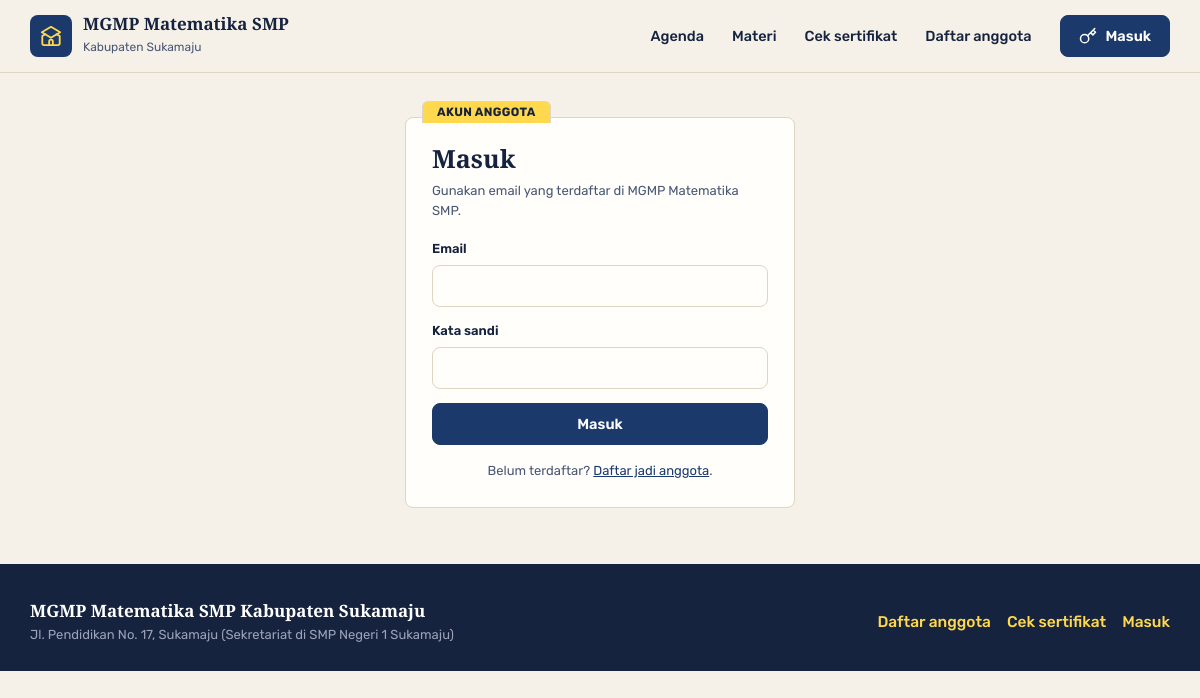
/index.php?page=login, run on the app's committed database.
### tables this page shows
CREATE TABLE `pengaturan` (
  `id` TINYINT UNSIGNED NOT NULL PRIMARY KEY,
  `nama` VARCHAR(120) NOT NULL,
  `mapel` VARCHAR(60) NOT NULL,
  `jenjang` VARCHAR(20) NOT NULL,
  `wilayah` VARCHAR(80) NOT NULL,
  `sekretariat` VARCHAR(200) DEFAULT NULL,
  `telepon` VARCHAR(30) DEFAULT NULL,
  `email` VARCHAR(120) DEFAULT NULL,
  `whatsapp` VARCHAR(20) DEFAULT NULL,
  `ketua` VARCHAR(100) DEFAULT NULL,
  `sekretaris` VARCHAR(100) DEFAULT NULL,
  `bendahara` VARCHAR(100) DEFAULT NULL,
  `pembina` VARCHAR(100) DEFAULT NULL,
  `periode` VARCHAR(20) DEFAULT NULL,
  `iuran_bulanan` INT UNSIGNED NOT NULL DEFAULT 0,
  `menit_presensi` SMALLINT UNSIGNED NOT NULL DEFAULT 120,
  `tagline` VARCHAR(160) DEFAULT NULL,
  `tentang` TEXT,
  `logo` VARCHAR(120) DEFAULT NULL
);

### index.php (called while the page is built, shortened)
<?php
require __DIR__ . '/includes/bootstrap.php';
$routes = [
    'beranda'           => 'pages/beranda.php',
    'daftar'            => 'pages/daftar.php',
    'cek'               => 'pages/cek.php',
    'login'             => 'pages/login.php',
    'logout'            => 'pages/logout.php',
    'dashboard'         => 'pages/dashboard.php',
    'kegiatan'          => 'pages/kegiatan/index.php',
    'kegiatan.detail'   => 'pages/kegiatan/detail.php',
    'kegiatan.form'     => 'pages/kegiatan/form.php',
    'kegiatan.aksi'     => 'pages/kegiatan/aksi.php',
    'kegiatan.cetak'    => 'pages/kegiatan/cetak.php',
    'materi'            => 'pages/materi/index.php',
    'materi.form'       => 'pages/materi/form.php',
    'materi.aksi'       => 'pages/materi/aksi.php',
    'materi.unduh'      => 'pages/materi/unduh.php',
    'iuran'             => 'pages/iuran/index.php',
    'iuran.aksi'        => 'pages/iuran/aksi.php',
    'kas'               => 'pages/iuran/kas.php',
    'anggota'           => 'pages/anggota/index.php',
    'anggota.form'      => 'pages/anggota/form.php',
    'anggota.aksi'      => 'pages/anggota/aksi.php',
    'pengumuman'        => 'pages/pengumuman.php',
    'laporan'           => 'pages/laporan.php',
    'laporan.csv'       => 'pages/csv.php',
    'profil'            => 'pages/profil.php',
    'pengaturan'        => 'pages/pengaturan.php',
];
$page = $_GET['page'] ?? (user() ? 'dashboard' : 'beranda');
require __DIR__ . '/' . $routes[$page];

### pages/login.php (the view, shortened to what this page needs)
<?php
$email = trim($_POST['email'] ?? '');
$s = setting();
require __DIR__ . '/../includes/pub_header.php';
?>
<div class="wadah auth">
  <div class="kartu map" data-tab="Akun anggota">
    <h2 style="font-size:25px">Masuk</h2>
    <p class="muted kecil" style="margin:8px 0 18px">Gunakan email yang terdaftar di MGMP <?= e($s['mapel']) ?> <?= e($s['jenjang']) ?>.</p>
    <form method="post" novalidate>
      <label class="f"><span>Email</span><input type="email" name="email" value="<?= e($email) ?>" autocomplete="username" required autofocus></label>
      <label class="f"><span>Kata sandi</span><input type="password" name="password" autocomplete="current-password" required></label>
      <button class="btn blok">Masuk</button>
    </form>
    <p class="kecil muted tengah" style="margin:16px 0 0">Belum terdaftar? <a href="<?= url('daftar') ?>">Daftar jadi anggota</a>.</p>
  </div>
</div>
<?php require __DIR__ . '/../includes/pub_footer.php'; ?>

### includes/pub_header.php (shortened to what this page needs)
<?php $s = setting(); $flash = flash(); ?>
<!DOCTYPE html>
<html lang="id">
<head>
<link rel="stylesheet" href="assets/css/style.css">
</head>
<body>
<header class="pub-top">
  <div class="wadah">
    <a class="merek" href="<?= url('beranda') ?>"><span class="lg"><?= icon('school', 22) ?></span><span><b>MGMP <?= e($s['mapel']) ?> <?= e($s['jenjang']) ?></b><small><?= e($s['wilayah']) ?></small></span></a>
    <nav>
      <a href="<?= url('beranda') ?>#agenda">Agenda</a>
      <a href="<?= url('beranda') ?>#materi">Materi</a>
      <a href="<?= url('cek') ?>">Cek sertifikat</a>
      <a href="<?= url('daftar') ?>">Daftar anggota</a>
    </nav>
    <a class="btn" href="<?= url('login') ?>"><?= icon('key', 18) ?> Masuk</a>
  </div>
</header>

### includes/pub_footer.php (shortened to what this page needs)
<footer class="pub">
  <div class="wadah">
    <div><b><?= e($s['nama']) ?></b><div class="kecil" style="color:#9aa3b8"><?= e($s['sekretariat']) ?></div></div>
    <div><a href="<?= url('daftar') ?>">Daftar anggota</a><a href="<?= url('cek') ?>">Cek sertifikat</a><a href="<?= url('login') ?>">Masuk</a></div>
  </div>
</footer>
</body>
</html>

### assets/css/style.css (style rules this page uses)
:root { --kertas: #f5f1e8; --kertas2: #ebe4d6; --kartu: #fffefa; --garis: #ded5c2; --tinta: #16233f; --tinta2: #4a5775; --tinta3: #8a93a8; --biru: #1b3a6b; --biru2: #27508f; --biru3: #e4ebf7; --stabilo: #ffd84d; --stabilo2: #fff3c4; --mint: #8fd3bd; --mint2: #e2f4ee; --merah: #c0392b; --merah2: #fbe4e1; --oranye: #e07b39; --r: 8px; }
* { box-sizing: border-box; }
html { scroll-behavior: smooth; overflow-x: clip; }
body { margin: 0; font-family: Rubik, system-ui, sans-serif; background: var(--kertas); color: var(--tinta); font-size: 15.5px; line-height: 1.55; -webkit-font-smoothing: antialiased; }
h1, h2, h3, h4, .serif { font-family: 'Playfair Display', Georgia, serif; font-weight: 700; margin: 0; line-height: 1.15; }
a { color: var(--biru); }
.muted { color: var(--tinta2); }
.kecil { font-size: 13px; }
.tengah { text-align: center; }
.btn { display: inline-flex; align-items: center; justify-content: center; gap: 8px; min-height: 42px; padding: 0 18px; border: 1.5px solid var(--biru); background: var(--biru); color: #fff; font: 600 14.5px Rubik, sans-serif; border-radius: var(--r); text-decoration: none; cursor: pointer; white-space: nowrap; transition: background .13s; }
.btn.blok { width: 100%; }
.kartu { background: var(--kartu); border: 1.5px solid var(--garis); border-radius: var(--r); padding: 18px; }
.kartu > h2, .kartu > h3 { font-size: 19px; }
.map { position: relative; margin-top: 18px; }
.map::before { content: attr(data-tab); position: absolute; top: -17px; left: 16px; background: var(--stabilo); color: var(--tinta); border: 1.5px solid var(--garis); border-bottom: 0; border-radius: 6px 6px 0 0; padding: 1px 14px; font-size: 12px; font-weight: 700; letter-spacing: .03em; text-transform: uppercase; }
.f { display: block; margin-bottom: 14px; }
.f > label, .f > span { display: block; font-weight: 600; font-size: 13px; margin-bottom: 6px; }
.f input, .f select, .f textarea, .inp { width: 100%; min-height: 42px; padding: 9px 12px; border: 1.5px solid var(--garis); border-radius: var(--r); background: var(--kartu); font: 400 15px Rubik, sans-serif; color: var(--tinta); outline: none; }
.pub-top { background: var(--kertas); border-bottom: 1.5px solid var(--garis); position: sticky; top: 0; z-index: 20; }
.wadah { max-width: 1180px; margin: 0 auto; padding: 0 20px; }
.pub-top .wadah { display: flex; align-items: center; gap: 16px; min-height: 72px; }
.merek { display: flex; align-items: center; gap: 11px; text-decoration: none; color: var(--tinta); }
.merek .lg { width: 42px; height: 42px; border-radius: 8px; background: var(--biru); color: var(--stabilo); display: grid; place-items: center; }
.merek b { display: block; font-family: 'Playfair Display', serif; font-size: 17px; line-height: 1.2; }
.merek small { font-size: 12px; color: var(--tinta2); }
.pub-top nav { display: flex; gap: 2px; margin-left: auto; }
.pub-top nav a { padding: 8px 13px; border-radius: 7px; text-decoration: none; color: var(--tinta); font-weight: 500; font-size: 14.5px; }
pub-foot, footer.pub { margin-top: 56px; background: var(--tinta); color: #cdd4e2; padding: 34px 0 26px; }
footer.pub .wadah { display: flex; justify-content: space-between; gap: 20px; flex-wrap: wrap; align-items: center; }
footer.pub b { color: #fff; font-family: 'Playfair Display', serif; font-size: 17px; }
footer.pub a { color: var(--stabilo); text-decoration: none; font-weight: 500; margin-left: 16px; }
.auth { max-width: 430px; margin: 44px auto; }
.auth .kartu { padding: 26px; }

### data on the page
pengaturan: mapel "Matematika", jenjang "SMP", wilayah "Kabupaten Sukamaju", nama "MGMP Matematika SMP Kabupaten Sukamaju", sekretariat "Jl. Pendidikan No. 17, Sukamaju (Sekretariat di SMP Negeri 1 Sukamaju)"
